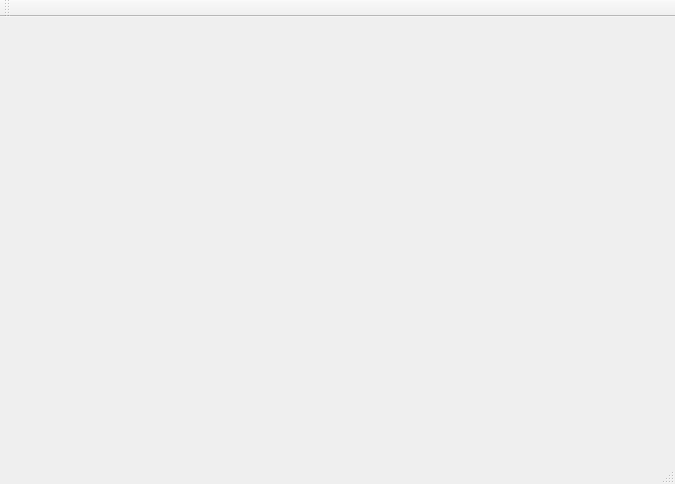
<?xml version="1.0" encoding="UTF-8"?>
<ui version="4.0">
 <class>MainWindowClass</class>
 <widget class="QMainWindow" name="MainWindowClass">
  <property name="geometry">
   <rect>
    <x>0</x>
    <y>0</y>
    <width>675</width>
    <height>484</height>
   </rect>
  </property>
  <property name="windowTitle">
   <string>MainWindow</string>
  </property>
  <widget class="QWidget" name="centralWidget"/>
  <widget class="QMenuBar" name="menuBar">
   <property name="geometry">
    <rect>
     <x>0</x>
     <y>0</y>
     <width>675</width>
     <height>23</height>
    </rect>
   </property>
  </widget>
  <widget class="QToolBar" name="mainToolBar">
   <attribute name="toolBarArea">
    <enum>TopToolBarArea</enum>
   </attribute>
   <attribute name="toolBarBreak">
    <bool>false</bool>
   </attribute>
  </widget>
  <widget class="QStatusBar" name="statusBar"/>
 </widget>
 <layoutdefault spacing="6" margin="11"/>
 <resources/>
 <connections/>
</ui>
